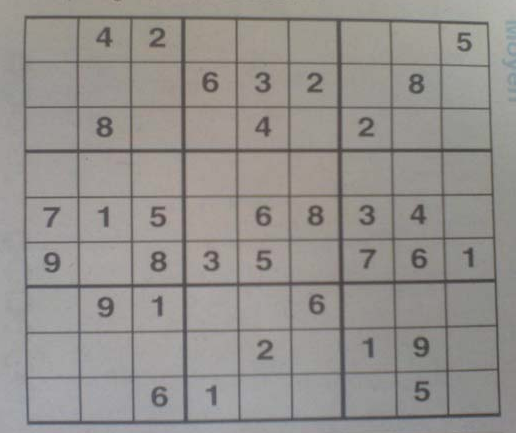
#> input picture old/sud6.jpg, 516 x 433 px
$ python imgProc.py
#> lines starting #> are read from the running program, lines starting #| are printed output that depends on the picture; after the words box and inside, x2 and y2 are one past the last pixel; in counts of white or black regions, pixels touching at a corner belong together
import cv2
import numpy as np
#import subprocess

img = cv2.imread('sud6.jpg')
#> img is the input picture: shape (433, 516, 3); mean B, G, R 141.6, 145.1, 148.6
imgray = cv2.cvtColor(img, cv2.COLOR_BGR2GRAY)
blur = cv2.GaussianBlur(imgray, (11, 11), 0)
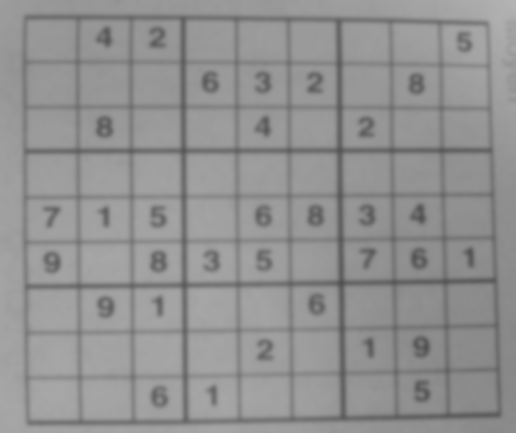
#> blur: shape (433, 516); min 80, max 180, mean 145.6
th = cv2.adaptiveThreshold(blur,255,cv2.ADAPTIVE_THRESH_MEAN_C,\
            cv2.THRESH_BINARY,5,2)
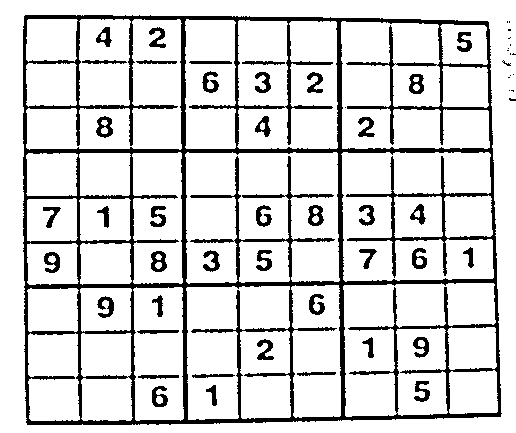
#> th: shape (433, 516); 84.6% white; 59 black regions (17 under 20 px), largest, box (x1, y1, x2, y2) and area: (23, 15, 502, 425) 27605, (96, 116, 113, 138) 210, (151, 251, 167, 272) 210
kernel = np.array([[0, 1, 0], [1, 1, 1], [0, 1, 0]], np.uint8)
erosion = cv2.erode(th, kernel, iterations = 1)
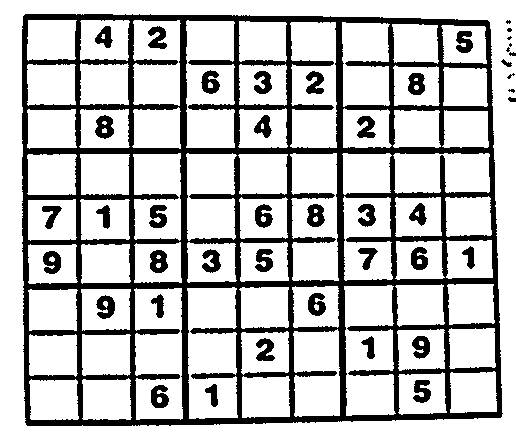
#> erosion: shape (433, 516); 76.2% white; 44 black regions (7 under 20 px)

# cv2.imshow('image', erosion)
# cv2.waitKey(0)
# cv2.destroyAllWindows()

contours, hierarchy = cv2.findContours(erosion, cv2.RETR_TREE, cv2.CHAIN_APPROX_NONE)
#> contours = 125 contours, 24 with area under 20; largest, box (x1, y1, x2, y2) and area: (0, 0, 516, 433) 222416, (21, 13, 504, 427) 193442, (187, 287, 238, 419) 5546, (344, 285, 396, 416) 5440, (134, 288, 183, 420) 5363
maxA = cv2.contourArea(contours[0], True)
#> maxA = -222416.5
max_i = 0
for i in range(1, len(contours)) :
	area = cv2.contourArea(contours[i], True)
	if area > maxA :
		maxA = area
		max_i = i
#> this loop made 124 passes
#> (area, maxA) on passes 1, 4, 10: (24.5, 24.5), (54, 54), (193442.5, 193442.5)
#> area on passes 8, 9, 11, 12, 13, 14: 22, 20, -1809, -1811.5, -1810.5, -1758
#> after the loop, maxA = 193442.5; max_i = 10

mask = np.zeros(imgray.shape,np.uint8)
cv2.drawContours(mask, contours, max_i, 255, -1)
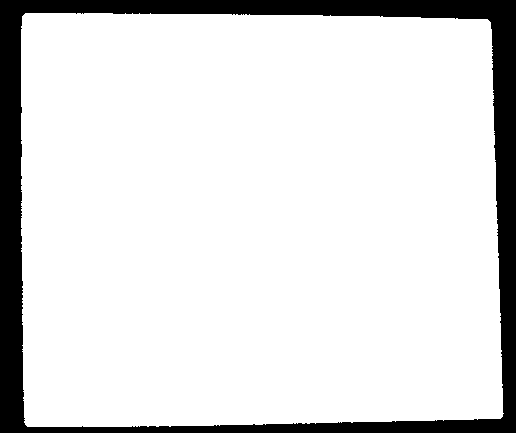
#> mask: shape (433, 516); 87% white; 1 black region, box (x1, y1, x2, y2) and area: (0, 0, 516, 433) 29111
pixelpoints = np.nonzero(mask)
#> pixelpoints = 194317 positions, rows 13 to 426, columns 21 to 503

X = pixelpoints[1]
Y = pixelpoints[0]

SUM = X + Y
DIFF = X - Y

a1 = np.argmax(SUM)
#> a1 = 190991
a2 = np.argmin(SUM)
#> a2 = 0
a3 = np.argmax(DIFF)
#> a3 = 2266
a4 = np.argmin(DIFF)
#> a4 = 193774

pts1 = np.float32([[X[a2], Y[a2]], [X[a3], Y[a3]], [X[a1], Y[a1]], [X[a4], Y[a4]]])
#> pts1 = [[25, 13], [487, 19], [502, 416], [25, 424]]
pts2 = np.float32([[0,0],[306,0],[306,306],[0,306]])

M = cv2.getPerspectiveTransform(pts1,pts2)
#> M = [[0.64, -3.3e-18, -15.99], [-0.00999, 0.769, -9.75], [-7.34e-05, 8.18e-05, 1]]
dst = cv2.warpPerspective(imgray,M,(306,306))
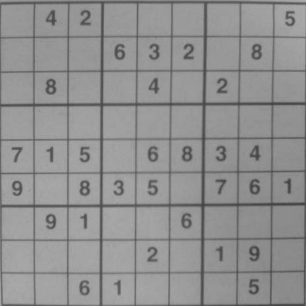
#> dst: shape (306, 306); min 65, max 171, mean 144.4

# cv2.drawContours(img, contours, max_i, (0,255,0), 3)
# cv2.namedWindow('image', cv2.WINDOW_NORMAL)
# cv2.resizeWindow('image', 600, 600)
cv2.imshow('image', dst)
cv2.waitKey(0)
cv2.destroyAllWindows()

# [5 lines of commented-out code are left out]

$ run again, with old/sud3.jpg copied over old/sud6.jpg
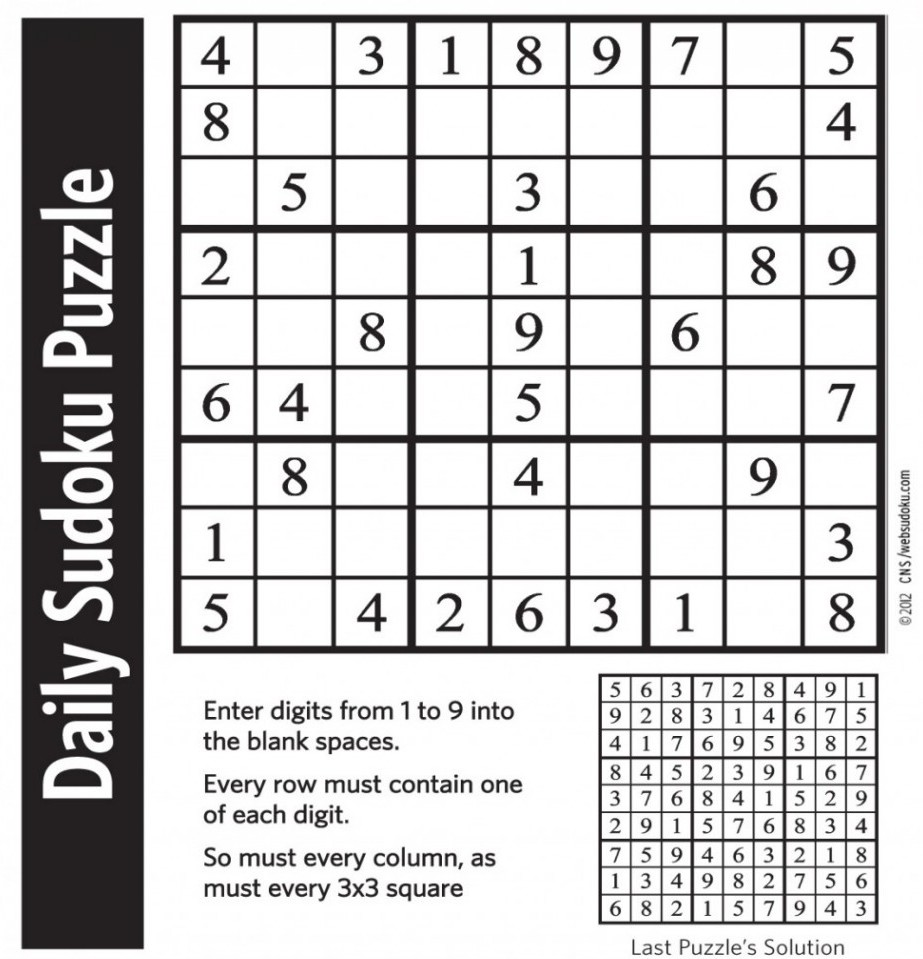
#> input picture old/sud3.jpg, 923 x 959 px
#> img is the input picture: shape (959, 923, 3); mean B, G, R 200.9, 200.6, 201.4
#> th: shape (959, 923); 81% white; 251 black regions (2 under 20 px), largest, box (x1, y1, x2, y2) and area: (173, 14, 887, 654) 78209, (598, 673, 879, 925) 19148, (21, 17, 144, 950) 12507
#> erosion: shape (959, 923); 74% white; 164 black regions
#> contours = 487 contours, 101 with area under 20; largest, box (x1, y1, x2, y2) and area: (0, 0, 923, 959) 883276, (171, 12, 889, 656) 458336, (19, 15, 146, 952) 116761, (29, 25, 137, 943) 98013, (596, 671, 881, 927) 72404
#> `maxA = cv2.contourArea(contours[0], True)`: maxA = -883276
#> the loop `for i in range(1, len(contours)) :` made 486 passes
#> (area, maxA) on passes 1, 3, 9, 73, 113, 309, 345: (154.5, 154.5), (827.5, 827.5), (952.5, 952.5), (1374, 1374), (72404.5, 72404.5), (116761, 116761), (458336.5, 458336.5)
#> after the loop `for i in range(1, len(contours)) :`: maxA = 458336.5; max_i = 345
#> `cv2.drawContours(mask, contours, max_i, 255, -1)`:
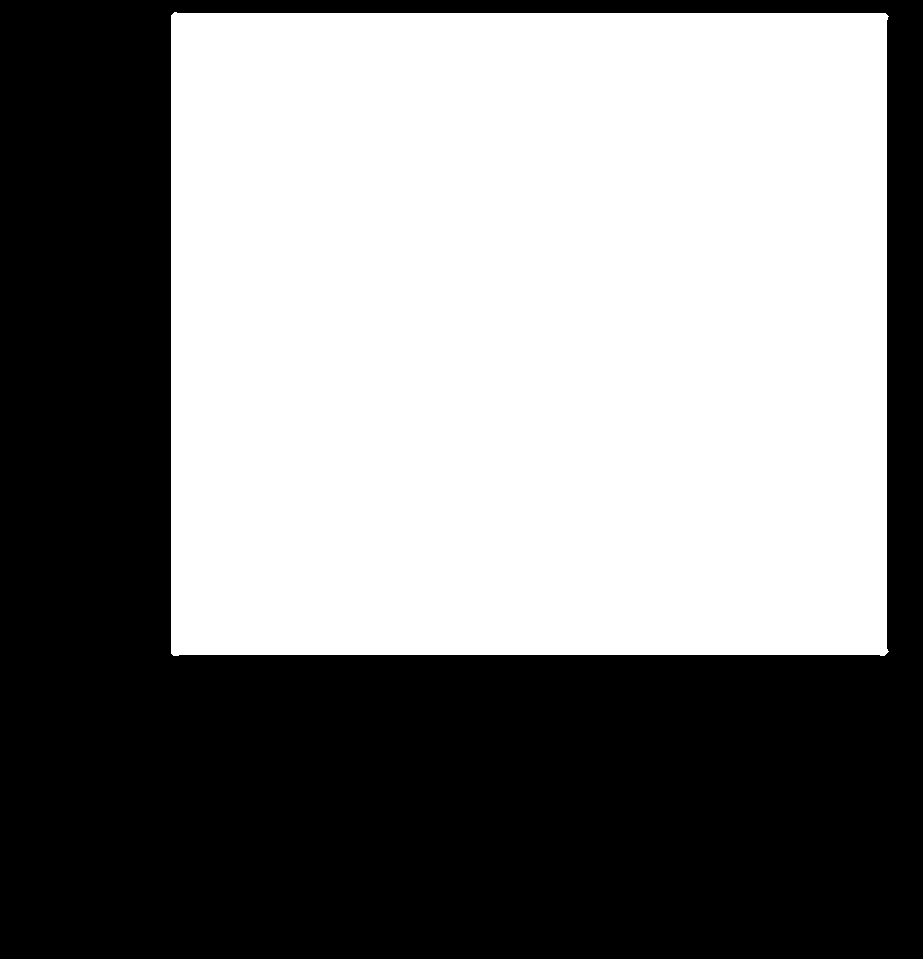
#> mask: shape (959, 923); 51.9% white; 1 black region, box (x1, y1, x2, y2) and area: (0, 0, 923, 959) 425466
#> pixelpoints = 459691 positions, rows 12 to 655, columns 171 to 888
#> a1 = 457532
#> a2 = 0
#> a3 = 715
#> a4 = 458250
#> pts1 = [[174, 12], [885, 13], [888, 651], [171, 653]]
#> M = [[0.428, 0.002, -74.49], [-0.000676, 0.481, -5.65], [-6.56e-06, 1.32e-05, 1]]
#> `dst = cv2.warpPerspective(imgray,M,(306,306))`:
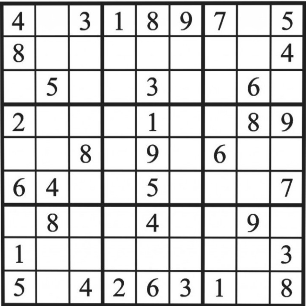
#> dst: shape (306, 306); min 21, max 255, mean 211.3

$ run again, with old/sud4.jpg copied over old/sud6.jpg
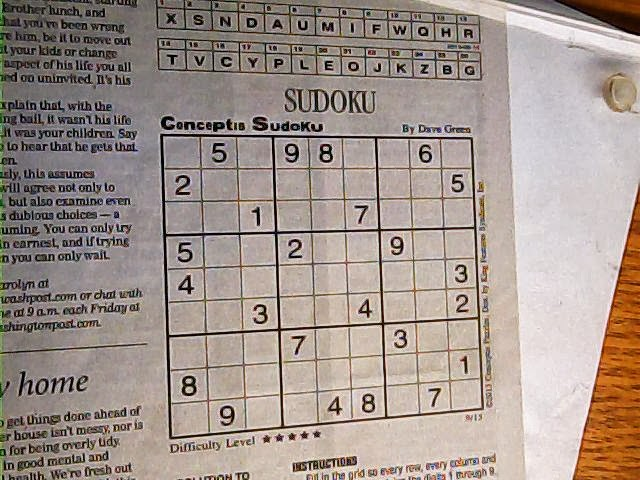
#> input picture old/sud4.jpg, 640 x 480 px
#> img is the input picture: shape (480, 640, 3); mean B, G, R 141.4, 148.9, 162.2
#> `th = cv2.adaptiveThreshold(blur,255,cv2.ADAPTIVE_THRESH_MEAN_C,\ cv2.T..`:
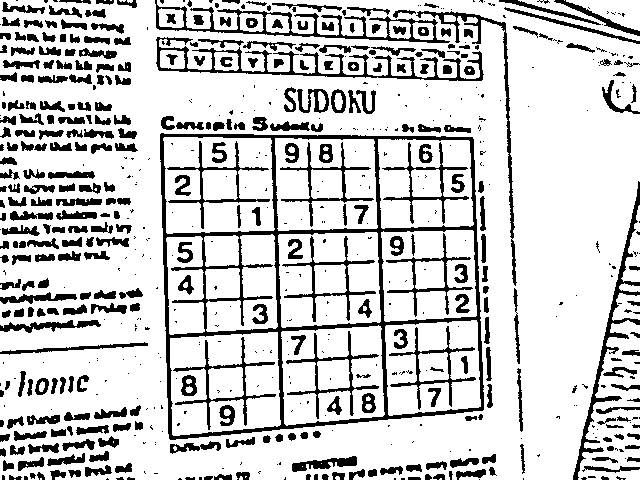
#> th: shape (480, 640); 80.2% white; 656 black regions (311 under 20 px), largest, box (x1, y1, x2, y2) and area: (160, 133, 484, 440) 9814, (156, 37, 484, 81) 2354, (155, 0, 450, 43) 2056
#> erosion: shape (480, 640); 68.5% white; 494 black regions (202 under 20 px)
#> contours = 582 contours, 239 with area under 20; largest, box (x1, y1, x2, y2) and area: (0, 0, 640, 480) 263812, (158, 131, 492, 442) 93566, (386, 321, 480, 409) 3898, (164, 138, 272, 199) 3338, (210, 333, 280, 432) 3325
#> `maxA = cv2.contourArea(contours[0], True)`: maxA = 0
#> the loop `for i in range(1, len(contours)) :` made 581 passes
#> (area, maxA) on passes 12, 101, 102, 111, 285: (168.5, 168.5), (220, 220), (288, 288), (764.5, 764.5), (93566, 93566)
#> after the loop `for i in range(1, len(contours)) :`: maxA = 93566; max_i = 285
#> mask: shape (480, 640); 30.7% white; 1 white region, box (x1, y1, x2, y2) and area: (158, 131, 492, 442) 94217
#> pixelpoints = 94217 positions, rows 131 to 441, columns 158 to 491
#> a1 = 88637
#> a2 = 0
#> a3 = 893
#> a4 = 94119
#> pts1 = [[161, 131], [472, 135], [485, 409], [167, 438]]
#> M = [[0.845, -0.0165, -133.9], [-0.0126, 0.983, -126.8], [-0.000326, 9.25e-05, 1]]
#> `dst = cv2.warpPerspective(imgray,M,(306,306))`:
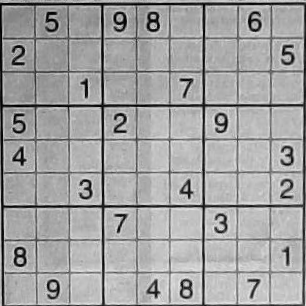
#> dst: shape (306, 306); min 0, max 232, mean 162.2
